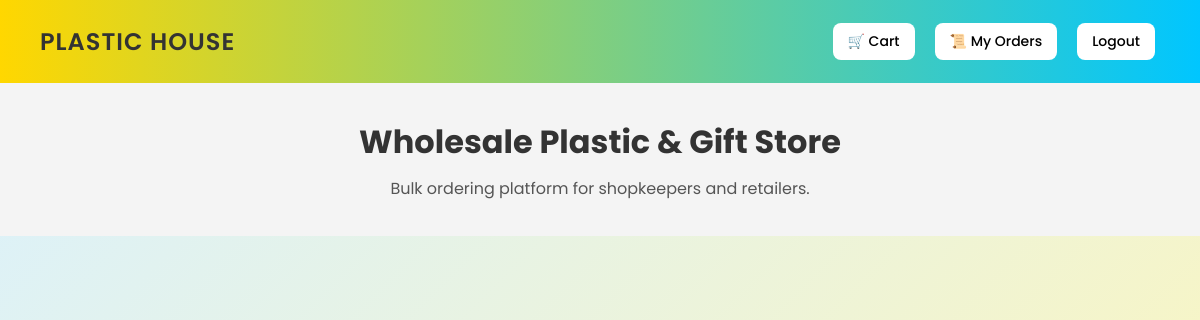
Before: /home (signed in) with the older database file.
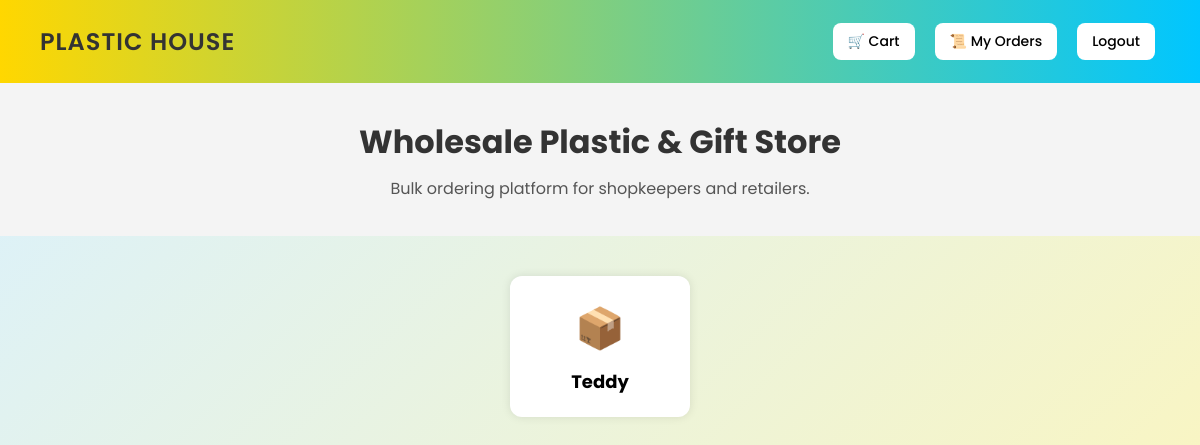
After: the same page with the newer database file.
### main.py (models this page shows)
class Product(Base):
    __tablename__ = "products"
    id = Column(Integer, primary_key=True)
    name = Column(String)
    price = Column(Integer)
    stock = Column(Integer)
    sold = Column(Integer, default=0)
    category = Column(String)
    media = Column(String)

### main.py (the view)
@app.get("/home", response_class=HTMLResponse)
def home(request: Request, db=Depends(get_db)):
    if not request.cookies.get("user"):
        return RedirectResponse("/login")
    products = db.query(Product).all()
    categories = {}
    for p in products:
        media = json.loads(p.media) if p.media else []
        categories.setdefault(p.category.capitalize(), []).append(
            {**p.__dict__, "media": media}
        )
    return templates.TemplateResponse(
        "home.html",
        {"request": request, "products": categories}
    )

### templates/home.html (shortened to what this page needs)
<!DOCTYPE html>
<html>
<head>
<link rel="stylesheet" href="/static/style.css">
</head>
<body>
<div class="topbar">
<h2>PLASTIC HOUSE</h2>
<div class="user-panel">
<a href="/cart" class="user-btn">🛒 Cart</a>
{% if request.cookies.get("user") %}
<a href="/my_orders" class="user-btn">📜 My Orders</a>
<a href="/logout" class="user-btn">Logout</a>
{% else %}
<a href="/login" class="user-btn">Login</a>
<a href="/register" class="user-btn">Register</a>
{% endif %}
</div>
</div>
<div class="hero">
<h1>Wholesale Plastic & Gift Store</h1>
<p>
Bulk ordering platform for shopkeepers and retailers.
</p>
</div>
<div class="category-grid">
{% for cat in products.keys() %}
<a href="/category/{{cat.lower()}}" class="category-card">
<div class="category-icon">📦</div>
<div class="category-name">
{{cat}}
</div>
</a>
{% endfor %}
</div>
</body>
</html>

Changed rows visible on the page:
added Product: category "Teddy"
